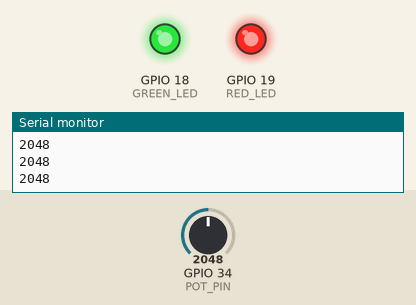
A sketch run on a simulated ESP32. On the bench: output pins drawn as LEDs (lit = HIGH), the last lines printed to the serial monitor. The test bench sets the inputs (shaded band); at power-on: GPIO 34 (POT_PIN) = 2048.

Above: at 1.2 s.
1.3 s: GPIO 34 (POT_PIN) set to 1414
2.8 s: GPIO 34 (POT_PIN) set to 1316
At 3.6 s:
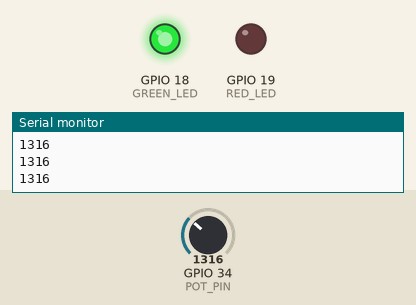
4.3 s: GPIO 34 (POT_PIN) set to 2770
At 4.9 s:
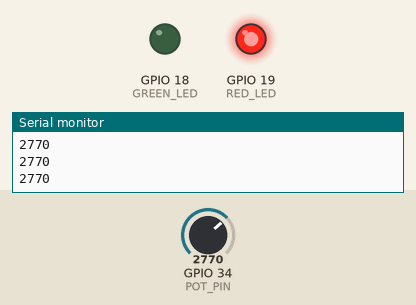
5.8 s: GPIO 34 (POT_PIN) set to 2693
At 6.2 s:
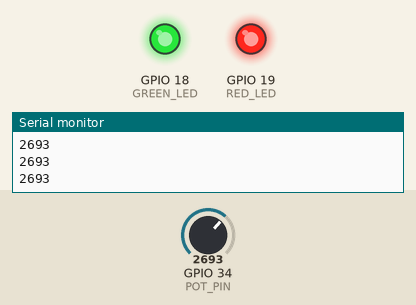
7.3 s: GPIO 34 (POT_PIN) set to 2866
At 8.8 s:
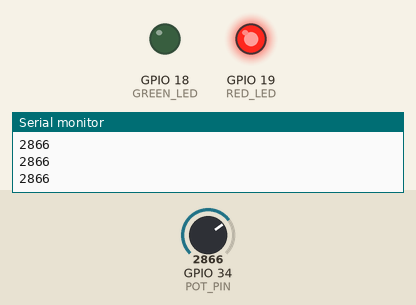
Timing chart, 0 to 9.8 s (numbered marks = the images above; inputs shaded):
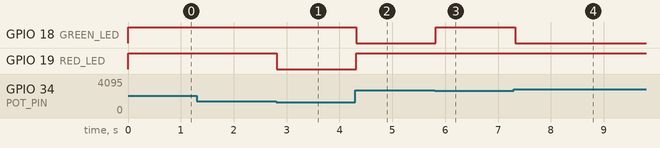

The sketch:

practice_2_traffic_light_knob.ino
```cpp
// Chapter 10, Practice 2 - Traffic Light Knob
// Low = green, middle = both, high = red.

const int POT_PIN   = 34;
const int GREEN_LED = 18;
const int RED_LED   = 19;

void setup() {
  Serial.begin(115200);
  pinMode(GREEN_LED, OUTPUT);
  pinMode(RED_LED, OUTPUT);
}

void loop() {
  int reading = analogRead(POT_PIN);       // 0 to 4095
  if (reading < 1365) {                    // bottom third
    digitalWrite(GREEN_LED, HIGH);
    digitalWrite(RED_LED, LOW);
  } else if (reading < 2730) {             // middle third
    digitalWrite(GREEN_LED, HIGH);
    digitalWrite(RED_LED, HIGH);
  } else {                                 // top third
    digitalWrite(GREEN_LED, LOW);
    digitalWrite(RED_LED, HIGH);
  }
  Serial.println(reading);
  delay(50);
}
```

Measured:
- the behaviour switches between 1365 and 1364 on GPIO 34 (POT_PIN) (found by bisection; images 0 and 1)
- the behaviour switches between 2730 and 2729 on GPIO 34 (POT_PIN) (found by bisection; images 2 and 3)
- after the input at 2.8 s, GPIO 19 (RED_LED): HIGH → LOW at once
- after the input at 4.3 s, GPIO 18 (GREEN_LED): HIGH → LOW at once; GPIO 19 (RED_LED): LOW → HIGH at once
- after the input at 5.8 s, GPIO 18 (GREEN_LED): LOW → HIGH at once
- after the input at 7.3 s, GPIO 18 (GREEN_LED): HIGH → LOW at once
